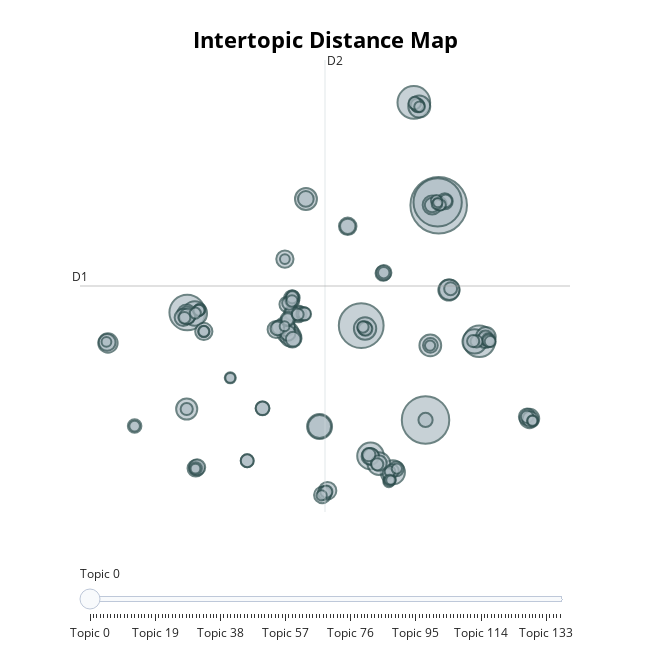

Notebook source saved alongside this figure:
### Markdown cell above
### Tópicos

Técnica de modelado de tópicos con `transformers` y `TF-IDF`

### Code cell
# remove urls, mentions, hashtags and numbers
p.set_options(p.OPT.URL, p.OPT.MENTION, p.OPT.NUMBER)
df['text_pre'] = df['text_pre'].apply(lambda x: p.clean(x))

# replace emojis with descriptions
df['text_pre'] = df['text_pre'].apply(lambda x: demojize(x))

# filter column
docs = df['text_pre']

# calculate topics and probabilities
topic_model = BERTopic(language="multilingual", calculate_probabilities=True, verbose=True)

# training
topics, probs = topic_model.fit_transform(docs)

# visualize topics
topic_model.visualize_topics()

### Figure 1 — Plotly figure (JSON) as saved in the notebook; plotly's stock layout.template omitted (floating-point values rounded to 4 significant figures; data arrays with more than 128 entries replaced by an {"elided": "..."} marker saying what was removed)
{"data": [{"customdata": {"elided": "138x3 mixed values"}, "hovertemplate": "<b>Topic %{customdata[0]}</b><br>%{customdata[1]}<br>Size: %{customdata[2]}", "legendgroup": "", "marker": {"color": "#B0BEC5", "line": {"color": "DarkSlateGrey", "width": 2}, "size": {"elided": "138 int values"}, "sizemode": "area", "sizeref": 0.2281, "symbol": "circle"}, "mode": "markers", "name": "", "orientation": "v", "showlegend": false, "type": "scatter", "x": {"elided": "138 float values"}, "xaxis": "x", "y": {"elided": "138 float values"}, "yaxis": "y"}], "layout": {"annotations": [{"showarrow": false, "text": "D1", "x": -14.08, "y": 8.95, "yshift": 10}, {"showarrow": false, "text": "D2", "x": 2.929, "xshift": 10, "y": 29.36}], "height": 650, "hoverlabel": {"bgcolor": "white", "font": {"family": "Rockwell", "size": 16}}, "legend": {"itemsizing": "constant", "tracegroupgap": 0}, "margin": {"t": 60}, "shapes": [{"line": {"color": "#CFD8DC", "width": 2}, "type": "line", "x0": 2.929, "x1": 2.929, "y0": -11.46, "y1": 29.36}, {"line": {"color": "#9E9E9E", "width": 2}, "type": "line", "x0": -14.08, "x1": 19.93, "y0": 8.95, "y1": 8.95}], "sliders": [{"active": 0, "pad": {"t": 50}, "steps": [{"args": [{"marker.color": {"elided": "1x138 str values"}}], "label": "Topic 0", "method": "update"}, {"args": [{"marker.color": {"elided": "1x138 str values"}}], "label": "Topic 1", "method": "update"}, {"args": [{"marker.color": {"elided": "1x138 str values"}}], "label": "Topic 2", "method": "update"}, {"args": [{"marker.color": {"elided": "1x138 str values"}}], "label": "Topic 3", "method": "update"}, {"args": [{"marker.color": {"elided": "1x138 str values"}}], "label": "Topic 4", "method": "update"}, {"args": [{"marker.color": {"elided": "1x138 str values"}}], "label": "Topic 5", "method": "update"}, {"args": [{"marker.color": {"elided": "1x138 str values"}}], "label": "Topic 6", "method": "update"}, {"args": [{"marker.color": {"elided": "1x138 str values"}}], "label": "Topic 7", "method": "update"}, {"args": [{"marker.color": {"elided": "1x138 str values"}}], "label": "Topic 8", "method": "update"}, {"args": [{"marker.color": {"elided": "1x138 str values"}}], "label": "Topic 9", "method": "update"}, {"args": [{"marker.color": {"elided": "1x138 str values"}}], "label": "Topic 10", "method": "update"}, {"args": [{"marker.color": {"elided": "1x138 str values"}}], "label": "Topic 11", "method": "update"}, {"args": [{"marker.color": {"elided": "1x138 str values"}}], "label": "Topic 12", "method": "update"}, {"args": [{"marker.color": {"elided": "1x138 str values"}}], "label": "Topic 13", "method": "update"}, {"args": [{"marker.color": {"elided": "1x138 str values"}}], "label": "Topic 14", "method": "update"}, {"args": [{"marker.color": {"elided": "1x138 str values"}}], "label": "Topic 15", "method": "update"}, {"args": [{"marker.color": {"elided": "1x138 str values"}}], "label": "Topic 16", "method": "update"}, {"args": [{"marker.color": {"elided": "1x138 str values"}}], "label": "Topic 17", "method": "update"}, {"args": [{"marker.color": {"elided": "1x138 str values"}}], "label": "Topic 18", "method": "update"}, {"args": [{"marker.color": {"elided": "1x138 str values"}}], "label": "Topic 19", "method": "update"}, {"args": [{"marker.color": {"elided": "1x138 str values"}}], "label": "Topic 20", "method": "update"}, {"args": [{"marker.color": {"elided": "1x138 str values"}}], "label": "Topic 21", "method": "update"}, {"args": [{"marker.color": {"elided": "1x138 str values"}}], "label": "Topic 22", "method": "update"}, {"args": [{"marker.color": {"elided": "1x138 str values"}}], "label": "Topic 23", "method": "update"}, {"args": [{"marker.color": {"elided": "1x138 str values"}}], "label": "Topic 24", "method": "update"}, {"args": [{"marker.color": {"elided": "1x138 str values"}}], "label": "Topic 25", "method": "update"}, {"args": [{"marker.color": {"elided": "1x138 str values"}}], "label": "Topic 26", "method": "update"}, {"args": [{"marker.color": {"elided": "1x138 str values"}}], "label": "Topic 27", "method": "update"}, {"args": [{"marker.color": {"elided": "1x138 str values"}}], "label": "Topic 28", "method": "update"}, {"args": [{"marker.color": {"elided": "1x138 str values"}}], "label": "Topic 29", "method": "update"}, {"args": [{"marker.color": {"elided": "1x138 str values"}}], "label": "Topic 30", "method": "update"}, {"args": [{"marker.color": {"elided": "1x138 str values"}}], "label": "Topic 31", "method": "update"}, {"args": [{"marker.color": {"elided": "1x138 str values"}}], "label": "Topic 32", "method": "update"}, {"args": [{"marker.color": {"elided": "1x138 str values"}}], "label": "Topic 33", "method": "update"}, {"args": [{"marker.color": {"elided": "1x138 str values"}}], "label": "Topic 34", "method": "update"}, {"args": [{"marker.color": {"elided": "1x138 str values"}}], "label": "Topic 35", "method": "update"}, {"args": [{"marker.color": {"elided": "1x138 str values"}}], "label": "Topic 36", "method": "update"}, {"args": [{"marker.color": {"elided": "1x138 str values"}}], "label": "Topic 37", "method": "update"}, {"args": [{"marker.color": {"elided": "1x138 str values"}}], "label": "Topic 38", "method": "update"}, {"args": [{"marker.color": {"elided": "1x138 str values"}}], "label": "Topic 39", "method": "update"}, {"args": [{"marker.color": {"elided": "1x138 str values"}}], "label": "Topic 40", "method": "update"}, {"args": [{"marker.color": {"elided": "1x138 str values"}}], "label": "Topic 41", "method": "update"}, {"args": [{"marker.color": {"elided": "1x138 str values"}}], "label": "Topic 42", "method": "update"}, {"args": [{"marker.color": {"elided": "1x138 str values"}}], "label": "Topic 43", "method": "update"}, {"args": [{"marker.color": {"elided": "1x138 str values"}}], "label": "Topic 44", "method": "update"}, {"args": [{"marker.color": {"elided": "1x138 str values"}}], "label": "Topic 45", "method": "update"}, {"args": [{"marker.color": {"elided": "1x138 str values"}}], "label": "Topic 46", "method": "update"}, {"args": [{"marker.color": {"elided": "1x138 str values"}}], "label": "Topic 47", "method": "update"}, {"args": [{"marker.color": {"elided": "1x138 str values"}}], "label": "Topic 48", "method": "update"}, {"args": [{"marker.color": {"elided": "1x138 str values"}}], "label": "Topic 49", "method": "update"}, {"args": [{"marker.color": {"elided": "1x138 str values"}}], "label": "Topic 50", "method": "update"}, {"args": [{"marker.color": {"elided": "1x138 str values"}}], "label": "Topic 51", "method": "update"}, {"args": [{"marker.color": {"elided": "1x138 str values"}}], "label": "Topic 52", "method": "update"}, {"args": [{"marker.color": {"elided": "1x138 str values"}}], "label": "Topic 53", "method": "update"}, {"args": [{"marker.color": {"elided": "1x138 str values"}}], "label": "Topic 54", "method": "update"}, {"args": [{"marker.color": {"elided": "1x138 str values"}}], "label": "Topic 55", "method": "update"}, {"args": [{"marker.color": {"elided": "1x138 str values"}}], "label": "Topic 56", "method": "update"}, {"args": [{"marker.color": {"elided": "1x138 str values"}}], "label": "Topic 57", "method": "update"}, {"args": [{"marker.color": {"elided": "1x138 str values"}}], "label": "Topic 58", "method": "update"}, {"args": [{"marker.color": {"elided": "1x138 str values"}}], "label": "Topic 59", "method": "update"}, {"args": [{"marker.color": {"elided": "1x138 str values"}}], "label": "Topic 60", "method": "update"}, {"args": [{"marker.color": {"elided": "1x138 str values"}}], "label": "Topic 61", "method": "update"}, {"args": [{"marker.color": {"elided": "1x138 str values"}}], "label": "Topic 62", "method": "update"}, {"args": [{"marker.color": {"elided": "1x138 str values"}}], "label": "Topic 63", "method": "update"}, {"args": [{"marker.color": {"elided": "1x138 str values"}}], "label": "Topic 64", "method": "update"}, {"args": [{"marker.color": {"elided": "1x138 str values"}}], "label": "Topic 65", "method": "update"}, {"args": [{"marker.color": {"elided": "1x138 str values"}}], "label": "Topic 66", "method": "update"}, {"args": [{"marker.color": {"elided": "1x138 str values"}}], "label": "Topic 67", "method": "update"}, {"args": [{"marker.color": {"elided": "1x138 str values"}}], "label": "Topic 68", "method": "update"}, {"args": [{"marker.color": {"elided": "1x138 str values"}}], "label": "Topic 69", "method": "update"}, {"args": [{"marker.color": {"elided": "1x138 str values"}}], "label": "Topic 70", "method": "update"}, {"args": [{"marker.color": {"elided": "1x138 str values"}}], "label": "Topic 71", "method": "update"}, {"args": [{"marker.color": {"elided": "1x138 str values"}}], "label": "Topic 72", "method": "update"}, {"args": [{"marker.color": {"elided": "1x138 str values"}}], "label": "Topic 73", "method": "update"}, {"args": [{"marker.color": {"elided": "1x138 str values"}}], "label": "Topic 74", "method": "update"}, {"args": [{"marker.color": {"elided": "1x138 str values"}}], "label": "Topic 75", "method": "update"}, {"args": [{"marker.color": {"elided": "1x138 str values"}}], "label": "Topic 76", "method": "update"}, {"args": [{"marker.color": {"elided": "1x138 str values"}}], "label": "Topic 77", "method": "update"}, {"args": [{"marker.color": {"elided": "1x138 str values"}}], "label": "Topic 78", "method": "update"}, {"args": [{"marker.color": {"elided": "1x138 str values"}}], "label": "Topic 79", "method": "update"}, {"args": [{"marker.color": {"elided": "1x138 str values"}}], "label": "Topic 80", "method": "update"}, {"args": [{"marker.color": {"elided": "1x138 str values"}}], "label": "Topic 81", "method": "update"}, {"args": [{"marker.color": {"elided": "1x138 str values"}}], "label": "Topic 82", "method": "update"}, {"args": [{"marker.color": {"elided": "1x138 str values"}}], "label": "Topic 83", "method": "update"}, {"args": [{"marker.color": {"elided": "1x138 str values"}}], "label": "Topic 84", "method": "update"}, {"args": [{"marker.color": {"elided": "1x138 str values"}}], "label": "Topic 85", "method": "update"}, {"args": [{"marker.color": {"elided": "1x138 str values"}}], "label": "Topic 86", "method": "update"}, {"args": [{"marker.color": {"elided": "1x138 str values"}}], "label": "Topic 87", "method": "update"}, {"args": [{"marker.color": {"elided": "1x138 str values"}}], "label": "Topic 88", "method": "update"}, {"args": [{"marker.color": {"elided": "1x138 str values"}}], "label": "Topic 89", "method": "update"}, {"args": [{"marker.color": {"elided": "1x138 str values"}}], "label": "Topic 90", "method": "update"}, {"args": [{"marker.color": {"elided": "1x138 str values"}}], "label": "Topic 91", "method": "update"}, {"args": [{"marker.color": {"elided": "1x138 str values"}}], "label": "Topic 92", "method": "update"}, {"args": [{"marker.color": {"elided": "1x138 str values"}}], "label": "Topic 93", "method": "update"}, {"args": [{"marker.color": {"elided": "1x138 str values"}}], "label": "Topic 94", "method": "update"}, {"args": [{"marker.color": {"elided": "1x138 str values"}}], "label": "Topic 95", "method": "update"}, {"args": [{"marker.color": {"elided": "1x138 str values"}}], "label": "Topic 96", "method": "update"}, {"args": [{"marker.color": {"elided": "1x138 str values"}}], "label": "Topic 97", "method": "update"}, {"args": [{"marker.color": {"elided": "1x138 str values"}}], "label": "Topic 98", "method": "update"}, {"args": [{"marker.color": {"elided": "1x138 str values"}}], "label": "Topic 99", "method": "update"}, {"args": [{"marker.color": {"elided": "1x138 str values"}}], "label": "Topic 100", "method": "update"}, {"args": [{"marker.color": {"elided": "1x138 str values"}}], "label": "Topic 101", "method": "update"}, {"args": [{"marker.color": {"elided": "1x138 str values"}}], "label": "Topic 102", "method": "update"}, {"args": [{"marker.color": {"elided": "1x138 str values"}}], "label": "Topic 103", "method": "update"}, {"args": [{"marker.color": {"elided": "1x138 str values"}}], "label": "Topic 104", "method": "update"}, {"args": [{"marker.color": {"elided": "1x138 str values"}}], "label": "Topic 105", "method": "update"}, {"args": [{"marker.color": {"elided": "1x138 str values"}}], "label": "Topic 106", "method": "update"}, {"args": [{"marker.color": {"elided": "1x138 str values"}}], "label": "Topic 107", "method": "update"}, {"args": [{"marker.color": {"elided": "1x138 str values"}}], "label": "Topic 108", "method": "update"}, {"args": [{"marker.color": {"elided": "1x138 str values"}}], "label": "Topic 109", "method": "update"}, {"args": [{"marker.color": {"elided": "1x138 str values"}}], "label": "Topic 110", "method": "update"}, {"args": [{"marker.color": {"elided": "1x138 str values"}}], "label": "Topic 111", "method": "update"}, {"args": [{"marker.color": {"elided": "1x138 str values"}}], "label": "Topic 112", "method": "update"}, {"args": [{"marker.color": {"elided": "1x138 str values"}}], "label": "Topic 113", "method": "update"}, {"args": [{"marker.color": {"elided": "1x138 str values"}}], "label": "Topic 114", "method": "update"}, {"args": [{"marker.color": {"elided": "1x138 str values"}}], "label": "Topic 115", "method": "update"}, {"args": [{"marker.color": {"elided": "1x138 str values"}}], "label": "Topic 116", "method": "update"}, {"args": [{"marker.color": {"elided": "1x138 str values"}}], "label": "Topic 117", "method": "update"}, {"args": [{"marker.color": {"elided": "1x138 str values"}}], "label": "Topic 118", "method": "update"}, {"args": [{"marker.color": {"elided": "1x138 str values"}}], "label": "Topic 119", "method": "update"}, {"args": [{"marker.color": {"elided": "1x138 str values"}}], "label": "Topic 120", "method": "update"}, {"args": [{"marker.color": {"elided": "1x138 str values"}}], "label": "Topic 121", "method": "update"}, {"args": [{"marker.color": {"elided": "1x138 str values"}}], "label": "Topic 122", "method": "update"}, {"args": [{"marker.color": {"elided": "1x138 str values"}}], "label": "Topic 123", "method": "update"}, {"args": [{"marker.color": {"elided": "1x138 str values"}}], "label": "Topic 124", "method": "update"}, {"args": [{"marker.color": {"elided": "1x138 str values"}}], "label": "Topic 125", "method": "update"}, {"args": [{"marker.color": {"elided": "1x138 str values"}}], "label": "Topic 126", "method": "update"}, {"args": [{"marker.color": {"elided": "1x138 str values"}}], "label": "Topic 127", "method": "update"}, {"args": [{"marker.color": {"elided": "1x138 str values"}}], "label": "Topic 128", "method": "update"}, {"args": [{"marker.color": {"elided": "1x138 str values"}}], "label": "Topic 129", "method": "update"}, {"args": [{"marker.color": {"elided": "1x138 str values"}}], "label": "Topic 130", "method": "update"}, {"args": [{"marker.color": {"elided": "1x138 str values"}}], "label": "Topic 131", "method": "update"}, {"args": [{"marker.color": {"elided": "1x138 str values"}}], "label": "Topic 132", "method": "update"}, {"args": [{"marker.color": {"elided": "1x138 str values"}}], "label": "Topic 133", "method": "update"}, {"args": [{"marker.color": {"elided": "1x138 str values"}}], "label": "Topic 134", "method": "update"}, {"args": [{"marker.color": {"elided": "1x138 str values"}}], "label": "Topic 135", "method": "update"}, {"args": [{"marker.color": {"elided": "1x138 str values"}}], "label": "Topic 136", "method": "update"}, {"args": [{"marker.color": {"elided": "1x138 str values"}}], "label": "Topic 137", "method": "update"}]}], "title": {"font": {"color": "Black", "size": 22}, "text": "<b>Intertopic Distance Map</b>", "x": 0.5, "xanchor": "center", "y": 0.95, "yanchor": "top"}, "width": 650, "xaxis": {"anchor": "y", "domain": [0, 1], "range": [-14.08, 19.93], "title": {"text": ""}, "visible": false}, "yaxis": {"anchor": "x", "domain": [0, 1], "range": [-11.46, 29.36], "title": {"text": ""}, "visible": false}}}
